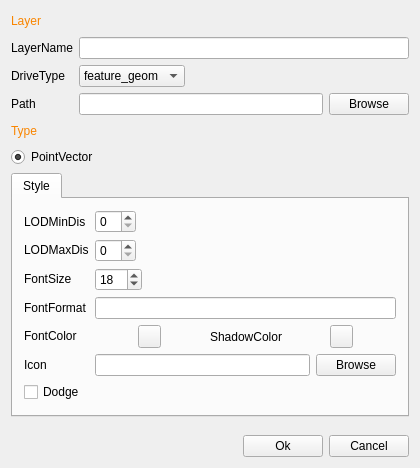
<?xml version="1.0" encoding="UTF-8"?>
<ui version="4.0">
 <class>CPointVectorLayerDialog</class>
 <widget class="QWidget" name="CPointVectorLayerDialog">
  <property name="geometry">
   <rect>
    <x>0</x>
    <y>0</y>
    <width>420</width>
    <height>468</height>
   </rect>
  </property>
  <property name="windowTitle">
   <string>CVectorLayerDialog</string>
  </property>
  <layout class="QGridLayout" name="gridLayout_3">
   <item row="0" column="0" colspan="2">
    <layout class="QHBoxLayout" name="horizontalLayout">
     <item>
      <widget class="QLabel" name="label_layer">
       <property name="styleSheet">
        <string notr="true">color: rgb(249, 133, 0);</string>
       </property>
       <property name="text">
        <string>Layer</string>
       </property>
      </widget>
     </item>
     <item>
      <spacer name="horizontalSpacer">
       <property name="orientation">
        <enum>Qt::Horizontal</enum>
       </property>
       <property name="sizeHint" stdset="0">
        <size>
         <width>40</width>
         <height>20</height>
        </size>
       </property>
      </spacer>
     </item>
    </layout>
   </item>
   <item row="1" column="0">
    <layout class="QVBoxLayout" name="verticalLayout_3">
     <item>
      <widget class="QLabel" name="label_layerName">
       <property name="text">
        <string>LayerName</string>
       </property>
      </widget>
     </item>
     <item>
      <widget class="QLabel" name="label_driveType">
       <property name="text">
        <string>DriveType</string>
       </property>
      </widget>
     </item>
     <item>
      <widget class="QLabel" name="label_path">
       <property name="text">
        <string>Path</string>
       </property>
      </widget>
     </item>
    </layout>
   </item>
   <item row="1" column="1">
    <layout class="QVBoxLayout" name="verticalLayout_4">
     <item>
      <widget class="QLineEdit" name="lineEdit_layerName"/>
     </item>
     <item>
      <layout class="QHBoxLayout" name="horizontalLayout_13">
       <item>
        <widget class="QComboBox" name="comboBox_driveType">
         <item>
          <property name="text">
           <string>feature_geom</string>
          </property>
         </item>
         <item>
          <property name="text">
           <string>hgvector</string>
          </property>
         </item>
         <item>
          <property name="text">
           <string>ogr</string>
          </property>
         </item>
         <item>
          <property name="text">
           <string>raster</string>
          </property>
         </item>
         <item>
          <property name="text">
           <string>tfs</string>
          </property>
         </item>
         <item>
          <property name="text">
           <string>wfs</string>
          </property>
         </item>
         <item>
          <property name="text">
           <string>xyz</string>
          </property>
         </item>
        </widget>
       </item>
       <item>
        <spacer name="horizontalSpacer_17">
         <property name="orientation">
          <enum>Qt::Horizontal</enum>
         </property>
         <property name="sizeHint" stdset="0">
          <size>
           <width>40</width>
           <height>20</height>
          </size>
         </property>
        </spacer>
       </item>
      </layout>
     </item>
     <item>
      <layout class="QHBoxLayout" name="horizontalLayout_12">
       <item>
        <widget class="QLineEdit" name="lineEdit_path"/>
       </item>
       <item>
        <widget class="QPushButton" name="btn_find_path">
         <property name="sizePolicy">
          <sizepolicy hsizetype="Minimum" vsizetype="Fixed">
           <horstretch>0</horstretch>
           <verstretch>0</verstretch>
          </sizepolicy>
         </property>
         <property name="text">
          <string>Browse</string>
         </property>
        </widget>
       </item>
      </layout>
     </item>
    </layout>
   </item>
   <item row="2" column="0" colspan="2">
    <layout class="QHBoxLayout" name="horizontalLayout_6">
     <item>
      <widget class="QLabel" name="label_type">
       <property name="styleSheet">
        <string notr="true">color: rgb(249, 133, 0);</string>
       </property>
       <property name="text">
        <string>Type</string>
       </property>
      </widget>
     </item>
     <item>
      <spacer name="horizontalSpacer_11">
       <property name="orientation">
        <enum>Qt::Horizontal</enum>
       </property>
       <property name="sizeHint" stdset="0">
        <size>
         <width>40</width>
         <height>20</height>
        </size>
       </property>
      </spacer>
     </item>
    </layout>
   </item>
   <item row="3" column="0" colspan="2">
    <layout class="QHBoxLayout" name="horizontalLayout_10">
     <item>
      <widget class="QRadioButton" name="radioBtn_pointVector">
       <property name="text">
        <string>PointVector</string>
       </property>
       <property name="checked">
        <bool>true</bool>
       </property>
      </widget>
     </item>
     <item>
      <spacer name="horizontalSpacer_13">
       <property name="orientation">
        <enum>Qt::Horizontal</enum>
       </property>
       <property name="sizeHint" stdset="0">
        <size>
         <width>40</width>
         <height>20</height>
        </size>
       </property>
      </spacer>
     </item>
    </layout>
   </item>
   <item row="4" column="0" colspan="2">
    <layout class="QVBoxLayout" name="verticalLayout_9">
     <item>
      <widget class="QTabWidget" name="tabWidget">
       <property name="currentIndex">
        <number>0</number>
       </property>
       <widget class="QWidget" name="tab_font">
        <attribute name="title">
         <string>Style</string>
        </attribute>
        <layout class="QGridLayout" name="gridLayout_2">
         <item row="0" column="0">
          <layout class="QVBoxLayout" name="verticalLayout_7">
           <item>
            <widget class="QLabel" name="label">
             <property name="text">
              <string>LODMinDis</string>
             </property>
            </widget>
           </item>
           <item>
            <widget class="QLabel" name="label_2">
             <property name="text">
              <string>LODMaxDis</string>
             </property>
            </widget>
           </item>
           <item>
            <widget class="QLabel" name="label_fontSize">
             <property name="text">
              <string>FontSize</string>
             </property>
            </widget>
           </item>
           <item>
            <widget class="QLabel" name="label_fontFormat">
             <property name="text">
              <string>FontFormat</string>
             </property>
            </widget>
           </item>
           <item>
            <widget class="QLabel" name="label_fontColor">
             <property name="text">
              <string>FontColor</string>
             </property>
            </widget>
           </item>
           <item>
            <widget class="QLabel" name="label_icon">
             <property name="text">
              <string>Icon</string>
             </property>
            </widget>
           </item>
          </layout>
         </item>
         <item row="0" column="1">
          <layout class="QVBoxLayout" name="verticalLayout_8">
           <item>
            <layout class="QHBoxLayout" name="horizontalLayout_14">
             <item>
              <widget class="QSpinBox" name="spinBox"/>
             </item>
             <item>
              <spacer name="horizontalSpacer_4">
               <property name="orientation">
                <enum>Qt::Horizontal</enum>
               </property>
               <property name="sizeHint" stdset="0">
                <size>
                 <width>40</width>
                 <height>20</height>
                </size>
               </property>
              </spacer>
             </item>
            </layout>
           </item>
           <item>
            <layout class="QHBoxLayout" name="horizontalLayout_11">
             <item>
              <widget class="QSpinBox" name="spinBox_2"/>
             </item>
             <item>
              <spacer name="horizontalSpacer_3">
               <property name="orientation">
                <enum>Qt::Horizontal</enum>
               </property>
               <property name="sizeHint" stdset="0">
                <size>
                 <width>40</width>
                 <height>20</height>
                </size>
               </property>
              </spacer>
             </item>
            </layout>
           </item>
           <item>
            <layout class="QHBoxLayout" name="horizontalLayout_5">
             <item>
              <widget class="QSpinBox" name="spinBox_fontSize">
               <property name="maximum">
                <number>100</number>
               </property>
               <property name="value">
                <number>18</number>
               </property>
              </widget>
             </item>
             <item>
              <spacer name="horizontalSpacer_5">
               <property name="orientation">
                <enum>Qt::Horizontal</enum>
               </property>
               <property name="sizeHint" stdset="0">
                <size>
                 <width>40</width>
                 <height>20</height>
                </size>
               </property>
              </spacer>
             </item>
            </layout>
           </item>
           <item>
            <widget class="QLineEdit" name="lineEdit_fontFormat"/>
           </item>
           <item>
            <layout class="QHBoxLayout" name="horizontalLayout_7">
             <item>
              <spacer name="horizontalSpacer_6">
               <property name="orientation">
                <enum>Qt::Horizontal</enum>
               </property>
               <property name="sizeHint" stdset="0">
                <size>
                 <width>40</width>
                 <height>20</height>
                </size>
               </property>
              </spacer>
             </item>
             <item>
              <widget class="QPushButton" name="btn_fontColor">
               <property name="minimumSize">
                <size>
                 <width>23</width>
                 <height>23</height>
                </size>
               </property>
               <property name="maximumSize">
                <size>
                 <width>23</width>
                 <height>23</height>
                </size>
               </property>
               <property name="text">
                <string/>
               </property>
              </widget>
             </item>
             <item>
              <spacer name="horizontalSpacer_8">
               <property name="orientation">
                <enum>Qt::Horizontal</enum>
               </property>
               <property name="sizeHint" stdset="0">
                <size>
                 <width>40</width>
                 <height>20</height>
                </size>
               </property>
              </spacer>
             </item>
             <item>
              <widget class="QLabel" name="label_shadowColor">
               <property name="text">
                <string>ShadowColor</string>
               </property>
              </widget>
             </item>
             <item>
              <spacer name="horizontalSpacer_7">
               <property name="orientation">
                <enum>Qt::Horizontal</enum>
               </property>
               <property name="sizeHint" stdset="0">
                <size>
                 <width>40</width>
                 <height>20</height>
                </size>
               </property>
              </spacer>
             </item>
             <item>
              <widget class="QPushButton" name="btn_shadowColor">
               <property name="minimumSize">
                <size>
                 <width>23</width>
                 <height>23</height>
                </size>
               </property>
               <property name="maximumSize">
                <size>
                 <width>23</width>
                 <height>23</height>
                </size>
               </property>
               <property name="text">
                <string/>
               </property>
              </widget>
             </item>
             <item>
              <spacer name="horizontalSpacer_10">
               <property name="orientation">
                <enum>Qt::Horizontal</enum>
               </property>
               <property name="sizeHint" stdset="0">
                <size>
                 <width>40</width>
                 <height>20</height>
                </size>
               </property>
              </spacer>
             </item>
            </layout>
           </item>
           <item>
            <layout class="QHBoxLayout" name="horizontalLayout_8">
             <item>
              <widget class="QLineEdit" name="lineEdit_icon"/>
             </item>
             <item>
              <widget class="QPushButton" name="btn_find_icon">
               <property name="text">
                <string>Browse</string>
               </property>
              </widget>
             </item>
            </layout>
           </item>
          </layout>
         </item>
         <item row="1" column="0" colspan="2">
          <layout class="QHBoxLayout" name="horizontalLayout_9">
           <item>
            <widget class="QCheckBox" name="checkBox_dodge">
             <property name="text">
              <string>Dodge</string>
             </property>
            </widget>
           </item>
           <item>
            <spacer name="horizontalSpacer_9">
             <property name="orientation">
              <enum>Qt::Horizontal</enum>
             </property>
             <property name="sizeHint" stdset="0">
              <size>
               <width>40</width>
               <height>20</height>
              </size>
             </property>
            </spacer>
           </item>
          </layout>
         </item>
        </layout>
       </widget>
      </widget>
     </item>
     <item>
      <spacer name="verticalSpacer">
       <property name="orientation">
        <enum>Qt::Vertical</enum>
       </property>
       <property name="sizeHint" stdset="0">
        <size>
         <width>20</width>
         <height>40</height>
        </size>
       </property>
      </spacer>
     </item>
     <item>
      <layout class="QHBoxLayout" name="horizontalLayout_4">
       <item>
        <spacer name="horizontalSpacer_2">
         <property name="orientation">
          <enum>Qt::Horizontal</enum>
         </property>
         <property name="sizeHint" stdset="0">
          <size>
           <width>40</width>
           <height>20</height>
          </size>
         </property>
        </spacer>
       </item>
       <item>
        <widget class="QPushButton" name="btn_ok">
         <property name="text">
          <string>Ok</string>
         </property>
        </widget>
       </item>
       <item>
        <widget class="QPushButton" name="btn_cancel">
         <property name="text">
          <string>Cancel</string>
         </property>
        </widget>
       </item>
      </layout>
     </item>
    </layout>
   </item>
  </layout>
 </widget>
 <layoutdefault spacing="6" margin="11"/>
 <resources>
  <include location="../resource/images.qrc"/>
 </resources>
 <connections/>
</ui>
